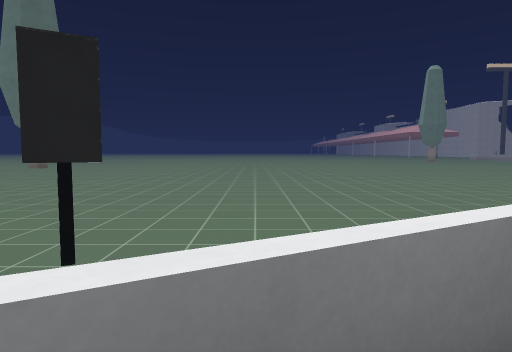
[1] (above)

18 first-person views from a walk through a level from a Godot 3-D game. The camera is 1.4 m above the floor, tilts 4° down and sees 75° across. The floor is counted in squares, 2 m on a side. Each view is taken from the middle of a square. On the plan, view 1 faces up. The plan holds only what a view shows up to about 10 squares ahead; the rest is blank. The place goes on beyond the plan. Surface patterns are stand-ins for the level's own textures.

[2]
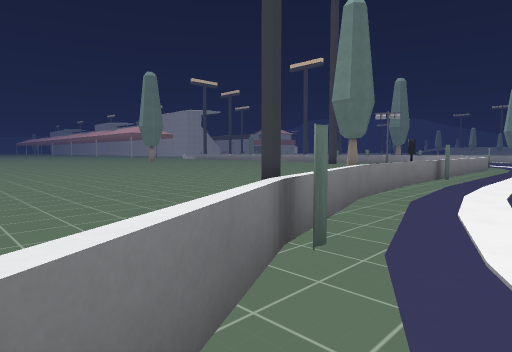

[3]
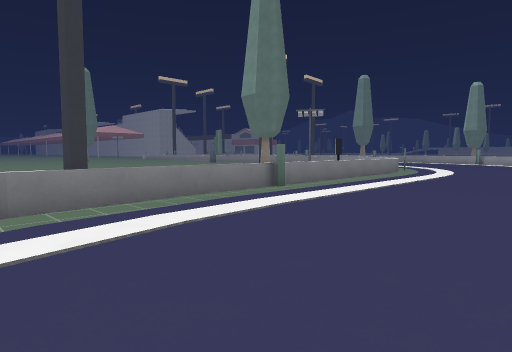

[4]
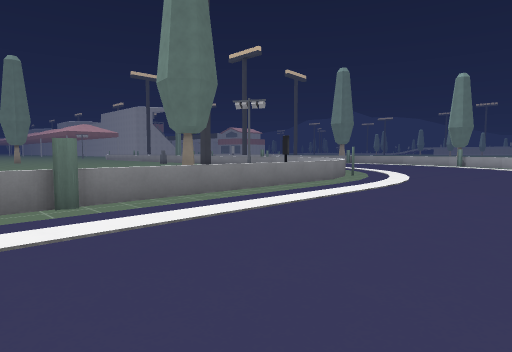

[5]
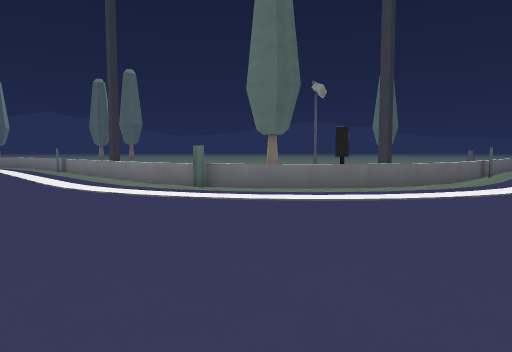

[6]
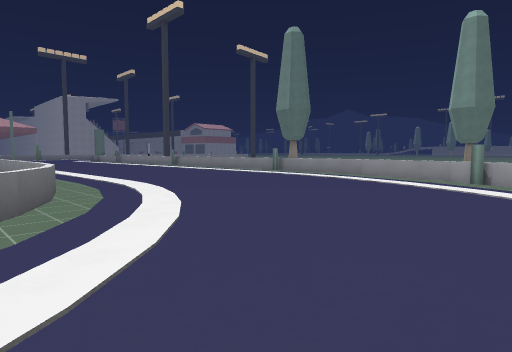

[7]
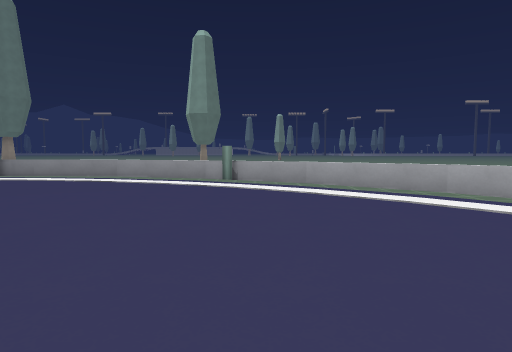

[8]
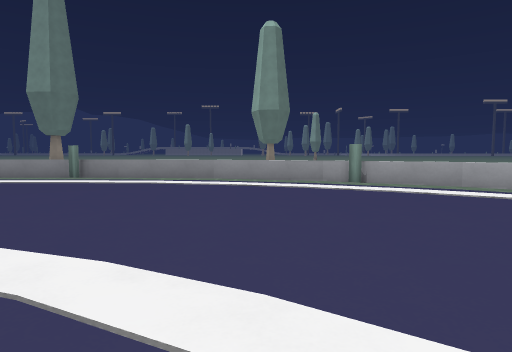

[9]
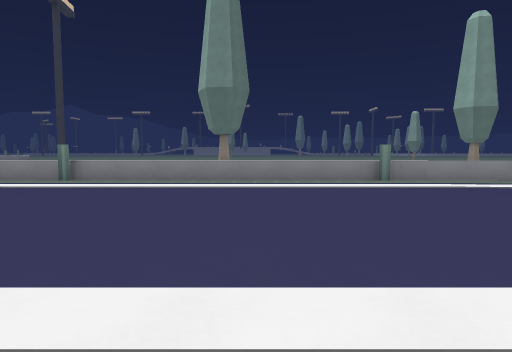

[10]
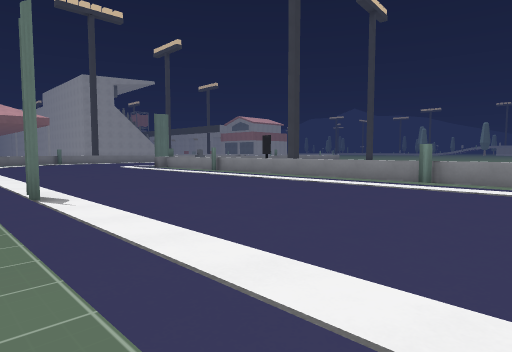

[11]
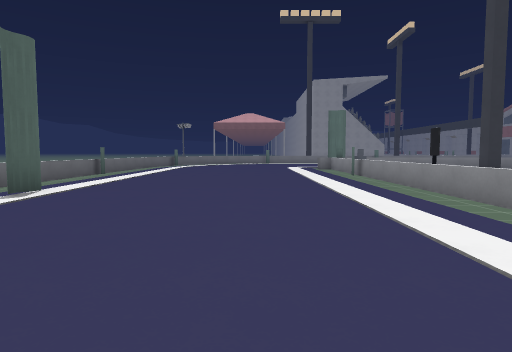

[12]
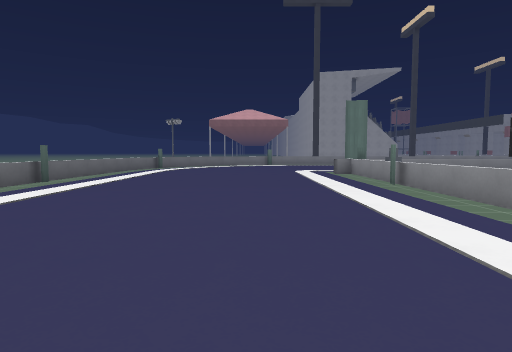

[13]
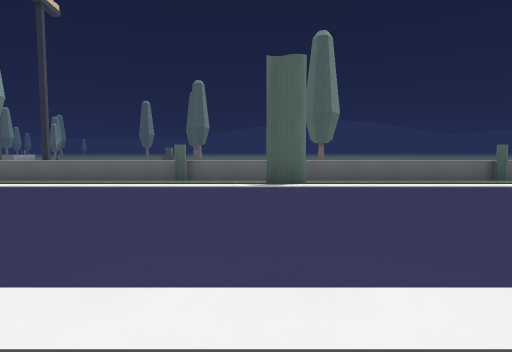

[14]
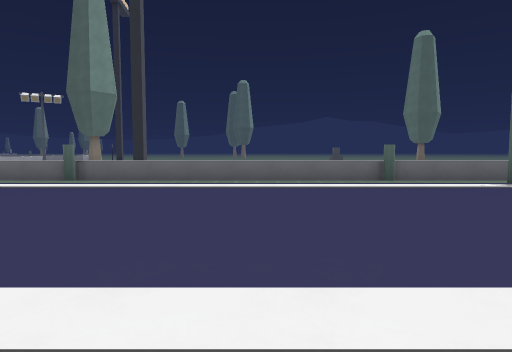

[15]
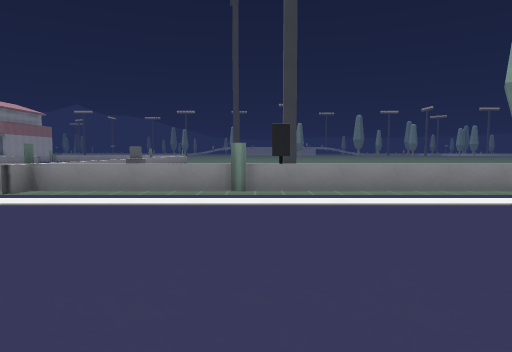

[16]
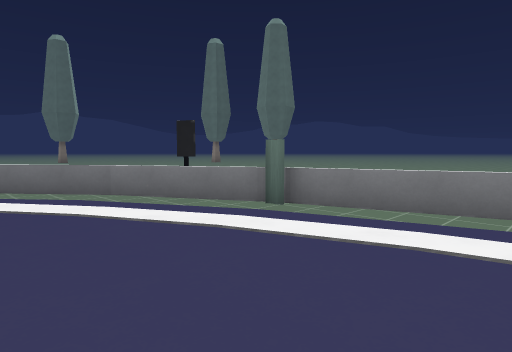

[17]
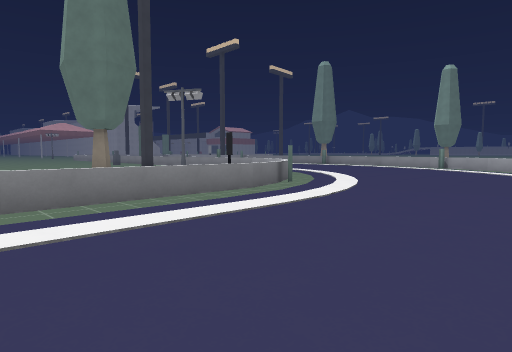

[18]
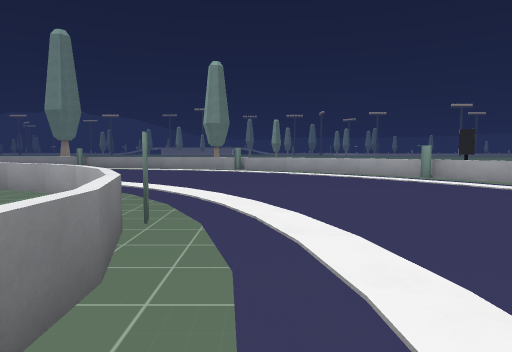

### Floor plan
Points are (right, up) in squares from view 1. A wall is a line through its corners. A room is listed if a view was taken in it or the views show most of it. See-through windows are left out.
Room 1 (views 1, 2, 3, 4, 5, 6, 7, 8, 9, 10, 11, 12, 13, 14, 15, 16, 17, 18)
walls: (17.3, 3.3) (15.6, 2.8); (26.7, 0.8) (28.1, 3.4); (31, 24.1) (31, 24.6)
low walls: (20.7, 7.9) (20.3, 6.6); (20.4, 6.7) (19.7, 5.5); (19.8, 5.5) (18.9, 4.5); (19, 4.5) (18, 3.8); (18.1, 3.8) (16.9, 3.2); (29.2, 8.8) (29.2, 29.2) (28.6, 29.2); (28.9, 6) (29.2, 8.9); (15.8, 2.8) (4.5, 2.6); (28.1, 3.3) (28.9, 6.2); (23.5, -2.6) (24.9, -1.4) (26.8, 0.9); (20.8, 28) (20.8, 7.8); (4.7, 2.5) (1.9, 1.6); (2, 1.6) (-0.7, 0.2); (32.5, 29.2) (29.6, 29.2); (-0.6, 0.2) (-2.3, -1.1)
ways out: opening at (21, 17)
objects: flag (22, 21)

Where each view was taken, in squares from view 1:
view 1: 0 up, 0 right, facing up
view 2: 0 up, 0 right, facing up-right
view 3: 2 down, 4 right, facing up-right
view 4: 2 down, 8 right, facing up-right
view 5: 1 down, 23 right, facing up-left
view 6: 1 up, 19 right, facing up-right
view 7: 2 up, 19 right, facing right
view 8: 5 up, 20 right, facing right
view 9: 13 up, 21 right, facing right
view 10: 15 up, 21 right, facing up-right
view 11: 15 up, 26 right, facing up
view 12: 18 up, 26 right, facing up
view 13: 20 up, 29 right, facing left
view 14: 15 up, 29 right, facing left
view 15: 25 up, 23 right, facing right
view 16: 2 down, 5 right, facing up-left
view 17: 2 down, 11 right, facing up-right
view 18: 2 up, 14 right, facing right
